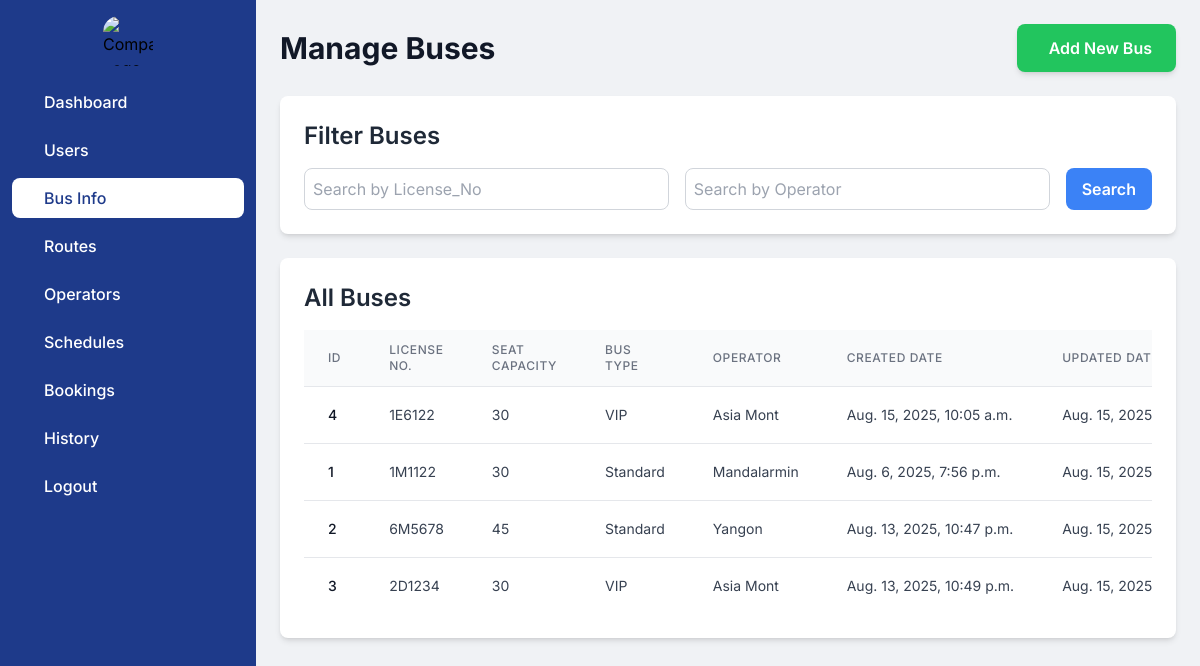
Screenshot of /admindashboard/bus_home/ with the database file from the repository.
### myapp/models.py (models this page shows, shortened)
class Bus(models.Model):
    BUS_TYPES = [
        ('Standard' , 'Standard'),
        ('VIP' , 'VIP')
    ]
    license_no = models.CharField(max_length=15,default='')
    seat_capacity = models.IntegerField(default=30)
    bus_type = models.CharField(max_length = 10,choices=BUS_TYPES)
    del_flag = models.IntegerField(default=0)
    created_date = models.DateTimeField(auto_now_add=True)
    updated_date = models.DateTimeField(auto_now=True)
    operator = models.ForeignKey(Operator,on_delete=models.CASCADE)
    class Meta:
        verbose_name_plural = "List of Buses"

class Operator(models.Model):
    operator_name = models.CharField(max_length=50,default='')
    del_flag = models.IntegerField(default=0)
    created_date = models.DateTimeField(auto_now_add=True)
    updated_date = models.DateTimeField(auto_now=True)

### myapp/views.py (the view)
# urls.py: path('admindashboard/bus_home/',views.bus_home,name='bus_home'),
def bus_home(request):
    license_query = request.GET.get('license_no', '')
    operator_query = request.GET.get('operator', '')
    buses = Bus.objects.all()
    if license_query:
        buses = buses.filter(Q(license_no__icontains=license_query))
    if operator_query:
        try:
            operator = Operator.objects.get(operator_name__icontains=operator_query)
            buses = buses.filter(Q(operator=operator))
        except Operator.DoesNotExist:
            buses = buses.none()
    buses = buses.order_by('-updated_date')
    operators = Operator.objects.all()
    context = {
        'buses': buses,
        'operators': operators,
        'license_query': license_query,
        'operator_query': operator_query,
    }
    return render(request, 'admin/bus_home.html', context)

### myapp/context_processors.py (called while the page is built)
def route_choices(request):
    origins = Route.objects.values_list('origin', flat=True).distinct()
    destinations = Route.objects.values_list('destination', flat=True).distinct()
    return {
        'origins': origins,
        'destinations': destinations
    }

### templates/admin/bus_home.html (shortened to what this page needs)
<!DOCTYPE html>
<html lang="en">
<head>
    <script src="https://cdn.tailwindcss.com"></script>
</head>
<body class="flex flex-col md:flex-row h-screen">
    <aside id="logo-sidebar"
           class="fixed inset-y-0 left-0 z-40 w-64 h-full transition-transform duration-300 transform -translate-x-full md:translate-x-0 bg-blue-900"
           aria-label="Sidebar">
        <div class="h-full px-3 py-4 overflow-y-auto">
            <div class="flex justify-center items-center mb-4">
                <img src="https://i.pinimg.com/originals/e2/1c/b5/e21cb58cda4ccf597b05d2048b483c0d.jpg" class="rounded-2xl"
                     alt="Company Logo" style="height:50px;width:50px;">
            </div>
            <ul class="space-y-2 font-medium">
                <li><a href="{% url 'admin_dashboard' %}" class="flex items-center p-2 text-white rounded-lg hover:bg-white group hover:text-blue-900"><span class="ms-3">Dashboard</span></a></li>
                <li><a href="{% url 'user_home' %}" class="flex items-center p-2 text-white rounded-lg hover:bg-white group hover:text-blue-900"><span class="ms-3">Users</span></a></li>
                <li><a href="{% url 'bus_home' %}" class="flex items-center p-2 bg-white rounded-lg text-blue-900"><span class="flex-1 ms-3 whitespace-nowrap">Bus Info</span></a></li>
                <li><a href="{% url 'route_home' %}" class="flex items-center p-2 text-white rounded-lg hover:bg-white group hover:text-blue-900"><span class="flex-1 ms-3 whitespace-nowrap">Routes</span></a></li>
                <li><a href="{% url 'operator_home' %}" class="flex items-center p-2 text-white rounded-lg hover:bg-white group hover:text-blue-900"><span class="flex-1 ms-3 whitespace-nowrap">Operators</span></a></li>
                <li><a href="{% url 'schedule_home' %}" class="flex items-center p-2 text-white rounded-lg hover:bg-white group hover:text-blue-900"><span class="flex-1 ms-3 whitespace-nowrap">Schedules</span></a></li>
                <li><a href="#" class="flex items-center p-2 text-white rounded-lg hover:bg-white group hover:text-blue-900"><span class="flex-1 ms-3 whitespace-nowrap">Bookings</span></a></li>
                <li><a href="#" class="flex items-center p-2 text-white rounded-lg hover:bg-white group hover:text-blue-900"><span class="flex-1 ms-3 whitespace-nowrap">History</span></a></li>
                <li><a href="/logout" class="flex items-center p-2 text-white rounded-lg hover:bg-white group hover:text-blue-900"><span class="flex-1 ms-3 whitespace-nowrap">Logout</span></a></li>
            </ul>
        </div>
    </aside>
    <div class="flex-grow p-4 md:p-6 overflow-y-auto md:ml-64">
        <div class="flex flex-col md:flex-row md:items-center md:justify-between mb-6">
            <h1 class="text-2xl md:text-3xl font-bold text-gray-900 mb-4 md:mb-0">Manage Buses</h1>
            <a href="{% url 'bus_add' %}"
               class="px-4 py-2 md:px-6 md:py-3 bg-green-500 text-white rounded-lg font-semibold text-center hover:bg-green-600 transition-colors duration-200 shadow-md flex items-center justify-center w-full md:w-auto">
                 Add New Bus
            </a>
        </div>
        <div class="bg-white rounded-lg shadow-md p-4 md:p-6 mb-6">
            <h2 class="text-xl md:text-2xl font-semibold text-gray-800 mb-4">Filter Buses</h2>
            <form action="{% url 'bus_home' %}" method="get" class="flex flex-col md:flex-row gap-4">
                 <input type="text" name="license_no" placeholder="Search by License_No"
                    class="flex-grow p-2 border border-gray-300 rounded-lg focus:outline-none focus:ring-2 focus:ring-blue-500"
                    value="{{ license_query }}">
                <input type="text" name="operator" placeholder="Search by Operator"
                       class="flex-grow p-2 border border-gray-300 rounded-lg focus:outline-none focus:ring-2 focus:ring-blue-500"
                       value="{{ operator_query }}">
                <button type="submit"
                        class="px-4 py-2 bg-blue-500 text-white rounded-lg font-semibold hover:bg-blue-600 transition-colors duration-200 w-full md:w-auto"> Search
                </button>
            </form>
        </div>
        <div class="bg-white rounded-lg shadow-md p-4 md:p-6 mb-6">
            <h2 class="text-xl md:text-2xl font-semibold text-gray-800 mb-4">All Buses</h2>
            <div class="overflow-x-auto">
                <table class="min-w-full divide-y divide-gray-200">
                    <thead class="bg-gray-50">
                        <tr>
                            <th scope="col" class="px-3 md:px-6 py-3 text-left text-xs font-medium text-gray-500 uppercase tracking-wider">ID</th>
                            <th scope="col" class="px-3 md:px-6 py-3 text-left text-xs font-medium text-gray-500 uppercase tracking-wider">License No.</th>
                            <th scope="col" class="px-3 md:px-6 py-3 text-left text-xs font-medium text-gray-500 uppercase tracking-wider">Seat Capacity</th>
                            <th scope="col" class="px-3 md:px-6 py-3 text-left text-xs font-medium text-gray-500 uppercase tracking-wider">Bus Type</th>
                            <th scope="col" class="px-3 md:px-6 py-3 text-left text-xs font-medium text-gray-500 uppercase tracking-wider">Operator</th>
                            <th scope="col" class="px-3 md:px-6 py-3 text-left text-xs font-medium text-gray-500 uppercase tracking-wider">Created Date</th>
                            <th scope="col" class="px-3 md:px-6 py-3 text-left text-xs font-medium text-gray-500 uppercase tracking-wider">Updated Date</th>
                        </tr>
                    </thead>
                    <tbody class="bg-white divide-y divide-gray-200">
                        {% if buses %}
                            {% for bus in buses %}
                            <tr>
                                <td class="px-3 md:px-6 py-4 whitespace-nowrap text-sm font-medium text-gray-900">{{ bus.id }}</td>
                                <td class="px-3 md:px-6 py-4 whitespace-nowrap text-sm text-gray-700">{{ bus.license_no }}</td>
                                <td class="px-3 md:px-6 py-4 whitespace-nowrap text-sm text-gray-700">{{ bus.seat_capacity }}</td>
                                <td class="px-3 md:px-6 py-4 whitespace-nowrap text-sm text-gray-700">{{ bus.bus_type }}</td>
                                <td class="px-3 md:px-6 py-4 whitespace-nowrap text-sm text-gray-700">{{ bus.operator.operator_name }}</td>
                                <td class="px-3 md:px-6 py-4 whitespace-nowrap text-sm text-gray-700">{{ bus.created_date }}</td>
                                <td class="px-3 md:px-6 py-4 whitespace-nowrap text-sm text-gray-700">{{ bus.updated_date }}</td>
                            </tr>
                            {% endfor %}
                        {% else %}
                            <tr><td colspan="9" class="px-3 md:px-6 py-4 text-center text-gray-500">No buses found.</td></tr>
                        {% endif %}
                    </tbody>
                </table>
            </div>
        </div>
    </div>
</body>
</html>

### templates/admin/bus_home.html (style rules this page uses)
body { font-family: 'Inter', sans-serif; background-color: #f0f2f5; }

### rows the page displays
Bus: id "4", license_no "1E6122", seat_capacity "30", bus_type "VIP", operator.operator_name "Asia Mont", created_date "Aug. 15, 2025, 10:05 a.m.", updated_date "Aug. 15,…"
Bus: id "1", license_no "1M1122", seat_capacity "30", bus_type "Standard", operator.operator_name "Mandalarmin", created_date "Aug. 6, 2025, 7:56 p.m.", updated_date "Aug. 15,…"
Bus: id "2", license_no "6M5678", seat_capacity "45", bus_type "Standard", operator.operator_name "Yangon", created_date "Aug. 13, 2025, 10:47 p.m.", updated_date "Aug. 15,…"
Bus: id "3", license_no "2D1234", seat_capacity "30", bus_type "VIP", operator.operator_name "Asia Mont", created_date "Aug. 13, 2025, 10:49 p.m.", updated_date "Aug. 15,…"
